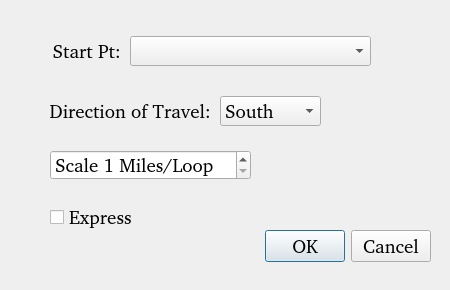
<?xml version="1.0" encoding="UTF-8"?>
<ui version="4.0">
 <author>Paul R. Saunders</author>
 <class>dlgAcelaStPt</class>
 <widget class="QDialog" name="dlgAcelaStPt">
  <property name="geometry">
   <rect>
    <x>0</x>
    <y>0</y>
    <width>450</width>
    <height>290</height>
   </rect>
  </property>
  <property name="sizePolicy">
   <sizepolicy hsizetype="Fixed" vsizetype="Fixed">
    <horstretch>0</horstretch>
    <verstretch>0</verstretch>
   </sizepolicy>
  </property>
  <property name="font">
   <font>
    <family>Piboto [Goog]</family>
    <pointsize>10</pointsize>
   </font>
  </property>
  <property name="windowTitle">
   <string>Acela Start Point</string>
  </property>
  <property name="modal">
   <bool>false</bool>
  </property>
  <widget class="QDialogButtonBox" name="dlgbxAcelaStPt">
   <property name="geometry">
    <rect>
     <x>170</x>
     <y>230</y>
     <width>261</width>
     <height>32</height>
    </rect>
   </property>
   <property name="font">
    <font>
     <family>Piboto [Goog]</family>
     <pointsize>14</pointsize>
    </font>
   </property>
   <property name="orientation">
    <enum>Qt::Horizontal</enum>
   </property>
   <property name="standardButtons">
    <set>QDialogButtonBox::Cancel|QDialogButtonBox::Ok</set>
   </property>
  </widget>
  <widget class="QComboBox" name="cbxAcelaStartPt">
   <property name="geometry">
    <rect>
     <x>130</x>
     <y>36</y>
     <width>241</width>
     <height>30</height>
    </rect>
   </property>
   <property name="font">
    <font>
     <family>Piboto [Goog]</family>
     <pointsize>14</pointsize>
    </font>
   </property>
   <property name="inputMethodHints">
    <set>Qt::ImhMultiLine</set>
   </property>
  </widget>
  <widget class="QLabel" name="label">
   <property name="geometry">
    <rect>
     <x>40</x>
     <y>40</y>
     <width>81</width>
     <height>22</height>
    </rect>
   </property>
   <property name="font">
    <font>
     <family>Piboto [Goog]</family>
     <pointsize>14</pointsize>
    </font>
   </property>
   <property name="text">
    <string>Start Pt:</string>
   </property>
   <property name="alignment">
    <set>Qt::AlignRight|Qt::AlignTrailing|Qt::AlignVCenter</set>
   </property>
  </widget>
  <widget class="QComboBox" name="cbxAcelaDir">
   <property name="geometry">
    <rect>
     <x>220</x>
     <y>96</y>
     <width>101</width>
     <height>30</height>
    </rect>
   </property>
   <property name="font">
    <font>
     <family>Piboto [Goog]</family>
     <pointsize>14</pointsize>
    </font>
   </property>
   <property name="inputMethodHints">
    <set>Qt::ImhMultiLine</set>
   </property>
   <item>
    <property name="text">
     <string>South</string>
    </property>
   </item>
   <item>
    <property name="text">
     <string>North</string>
    </property>
   </item>
  </widget>
  <widget class="QLabel" name="label_2">
   <property name="geometry">
    <rect>
     <x>50</x>
     <y>100</y>
     <width>161</width>
     <height>22</height>
    </rect>
   </property>
   <property name="font">
    <font>
     <family>Piboto [Goog]</family>
     <pointsize>14</pointsize>
    </font>
   </property>
   <property name="text">
    <string>Direction of Travel:</string>
   </property>
   <property name="alignment">
    <set>Qt::AlignRight|Qt::AlignTrailing|Qt::AlignVCenter</set>
   </property>
  </widget>
  <widget class="QSpinBox" name="sbxScale">
   <property name="geometry">
    <rect>
     <x>50</x>
     <y>150</y>
     <width>201</width>
     <height>30</height>
    </rect>
   </property>
   <property name="font">
    <font>
     <family>Piboto [Goog]</family>
     <pointsize>14</pointsize>
    </font>
   </property>
   <property name="suffix">
    <string> Miles/Loop</string>
   </property>
   <property name="prefix">
    <string>Scale </string>
   </property>
   <property name="minimum">
    <number>1</number>
   </property>
   <property name="maximum">
    <number>10</number>
   </property>
  </widget>
  <widget class="QCheckBox" name="cbxExpress">
   <property name="geometry">
    <rect>
     <x>50</x>
     <y>200</y>
     <width>117</width>
     <height>34</height>
    </rect>
   </property>
   <property name="font">
    <font>
     <family>Piboto [Goog]</family>
     <pointsize>14</pointsize>
    </font>
   </property>
   <property name="text">
    <string>Express</string>
   </property>
  </widget>
 </widget>
 <resources/>
 <connections>
  <connection>
   <sender>dlgbxAcelaStPt</sender>
   <signal>accepted()</signal>
   <receiver>dlgAcelaStPt</receiver>
   <slot>accept()</slot>
   <hints>
    <hint type="sourcelabel">
     <x>248</x>
     <y>254</y>
    </hint>
    <hint type="destinationlabel">
     <x>157</x>
     <y>274</y>
    </hint>
   </hints>
  </connection>
  <connection>
   <sender>dlgbxAcelaStPt</sender>
   <signal>rejected()</signal>
   <receiver>dlgAcelaStPt</receiver>
   <slot>reject()</slot>
   <hints>
    <hint type="sourcelabel">
     <x>316</x>
     <y>260</y>
    </hint>
    <hint type="destinationlabel">
     <x>286</x>
     <y>274</y>
    </hint>
   </hints>
  </connection>
 </connections>
 <designerdata>
  <property name="gridDeltaX">
   <number>10</number>
  </property>
  <property name="gridDeltaY">
   <number>10</number>
  </property>
  <property name="gridSnapX">
   <bool>true</bool>
  </property>
  <property name="gridSnapY">
   <bool>true</bool>
  </property>
  <property name="gridVisible">
   <bool>true</bool>
  </property>
 </designerdata>
</ui>
